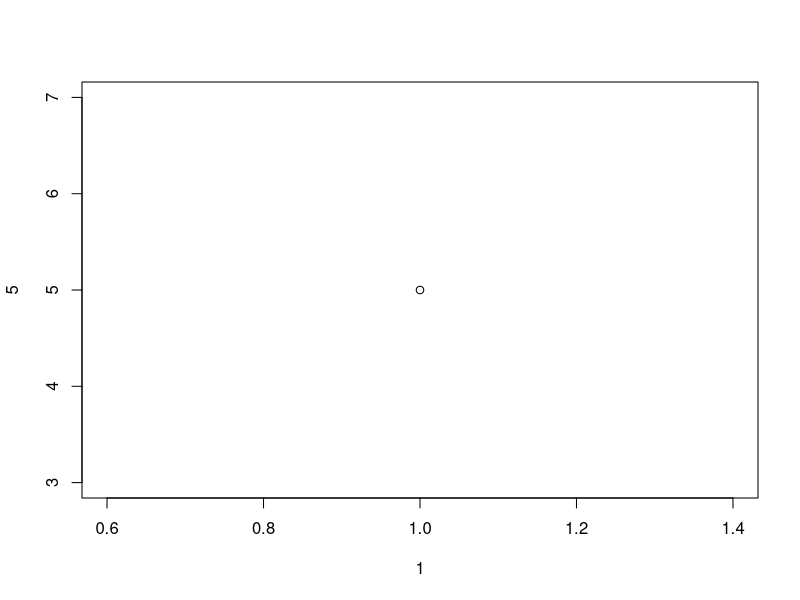
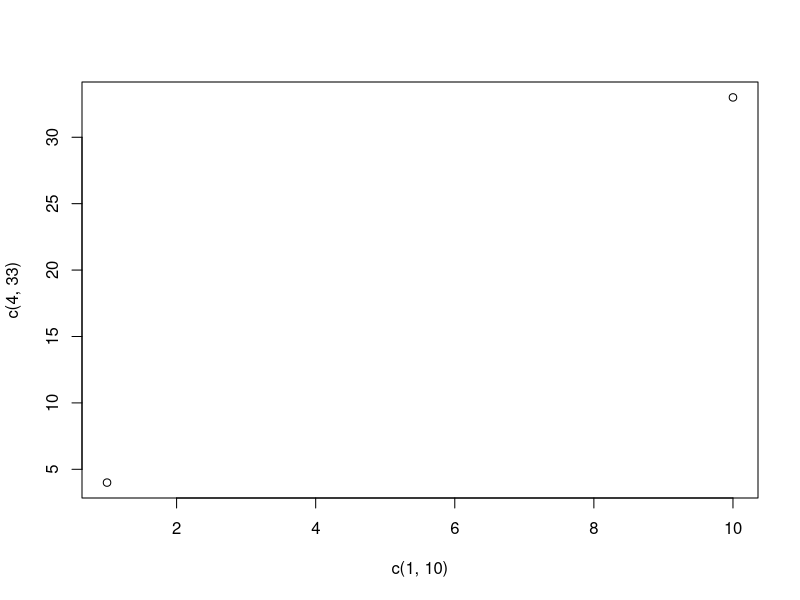
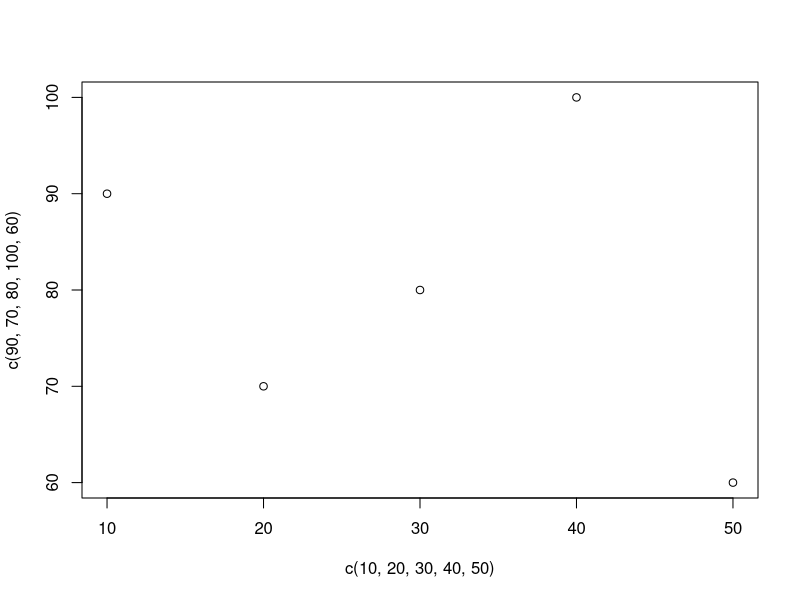
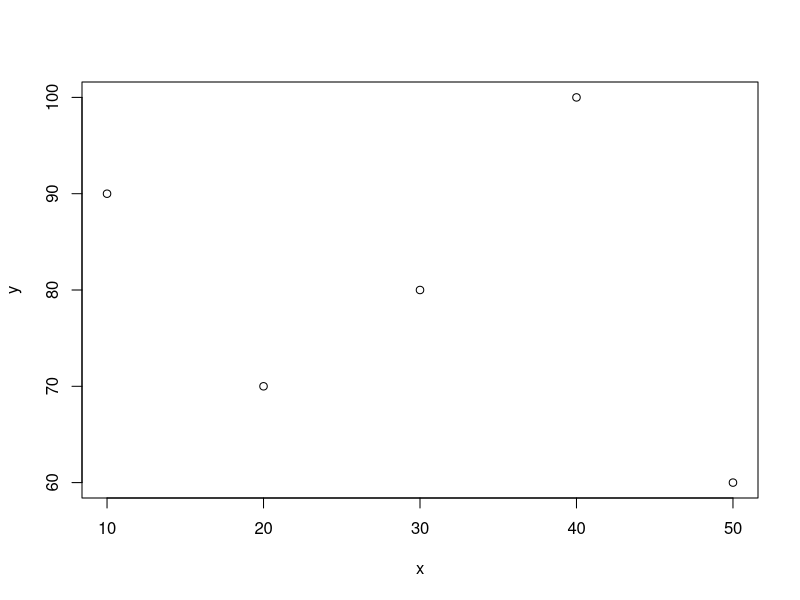
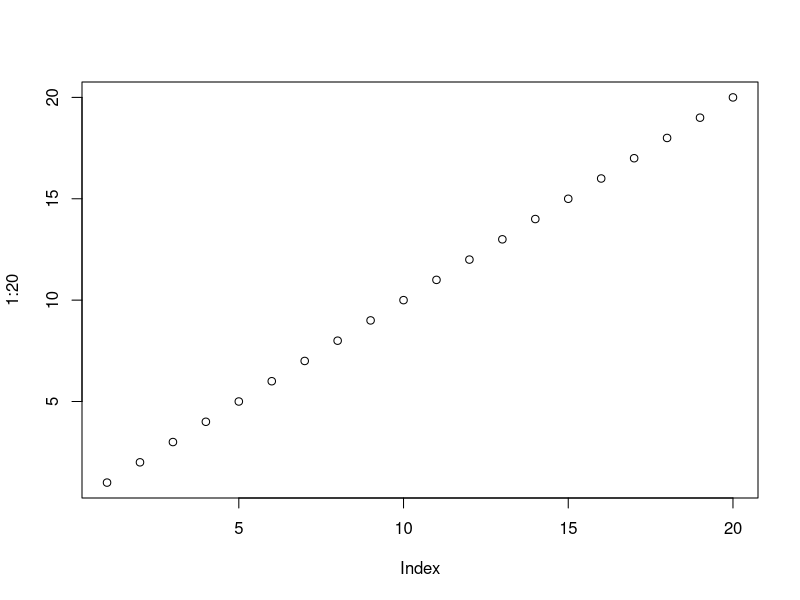
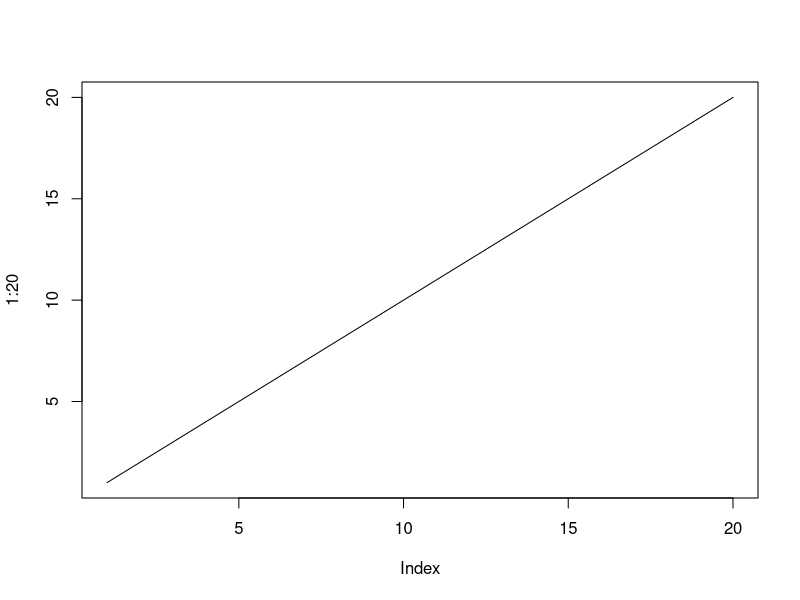
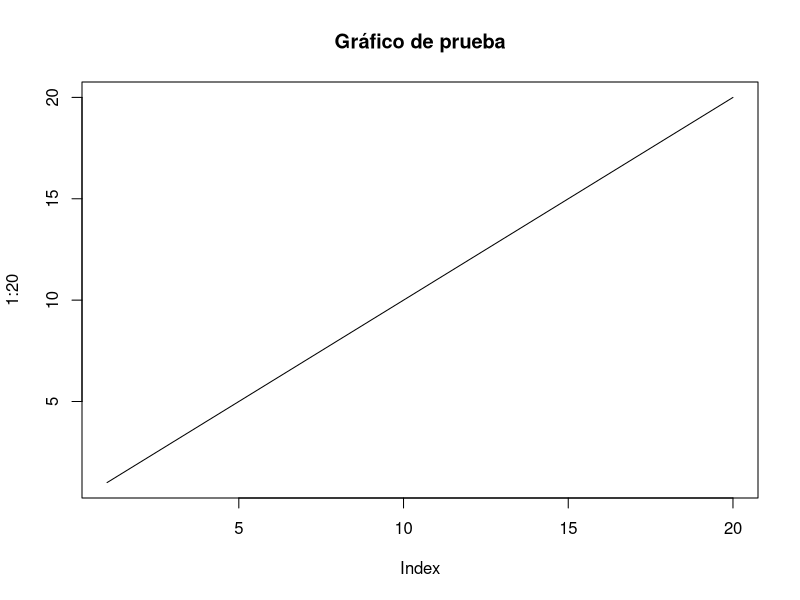
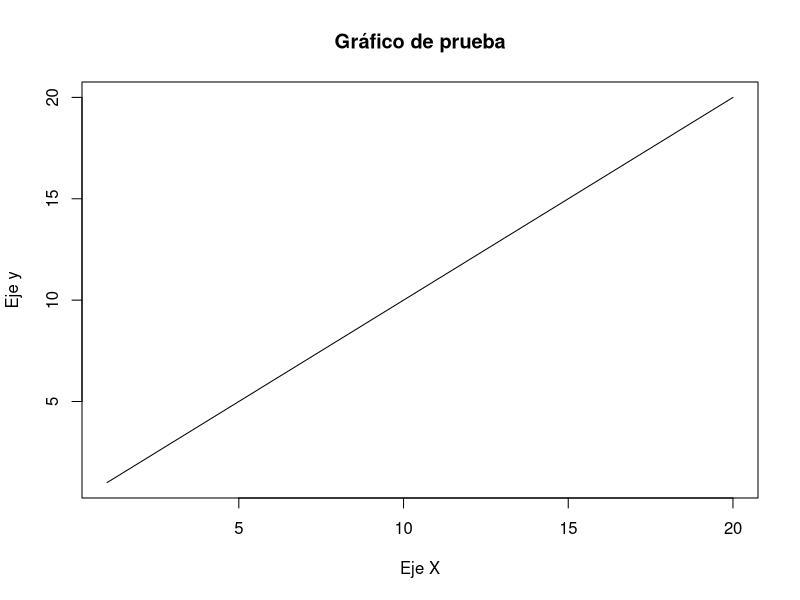

These figures' R source, in order:
#Para marcar puntos en un gráfico, usamos plot
plot(1,5)

#Para marcar dos puntos, debemos crear los intervalos

plot(c(1,10),c(4,33))

#para marcar más de dos puntos, ponemos los valores del eje x por un lado
#y los del eje y por el otro
plot(c(10,20,30,40,50),c(90,70,80,100,60))

#también podemos almacenarlos así
x<-c(10,20,30,40,50)
y<-c(90,70,80,100,60)
plot(x,y)

#también podemos marcar una secuencia de puntos
plot(1:20)

#para unirlos por una línea, debemos indicar en type
plot(1:20, type="l")

#podemos agregarle título al gráfico con el parámetro main
plot(1:20, type="l" ,main="Gráfico de prueba")

#Podemos agregarle nombre a los ejes con xlab y ylab
plot(1:20, type="l" ,main="Gráfico de prueba", xlab="Eje X",ylab="Eje y")

#con el parámetro col indicamos el color
plot(1:20, type="l" ,main="Gráfico de prueba", xlab="Eje X",ylab="Eje y", col="red")

#podemos indicar el tamaño de los puntos con cex
# el valor que le indicamos es el % del tamaño original
plot(1:20,main="Gráfico de prueba", xlab="Eje X",ylab="Eje y", col="red", cex=0.5) 

#Podemos indicar la forma del punto con pch, de acuerdo al número aparece una forma diferente
plot(1:20,pch=20, main="Gráfico de prueba", xlab="Eje X",ylab="Eje y", col="red", cex=1) 
plot(1:20,pch=15, main="Gráfico de prueba", xlab="Eje X",ylab="Eje y", col="red", cex=1) 
plot(1:20,pch=7, main="Gráfico de prueba", xlab="Eje X",ylab="Eje y", col="red", cex=1) 